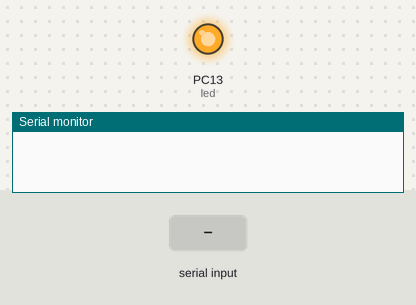
Bench run of a sketch on a simulated STM32 Blue Pill. Parts: output pins drawn as LEDs (lit = HIGH), the last lines printed to the serial monitor. Inputs (shaded band) come from the test bench.

Above: at 1.2 s.
1.3 s: "1<" received over the second serial link
At 1.7 s:
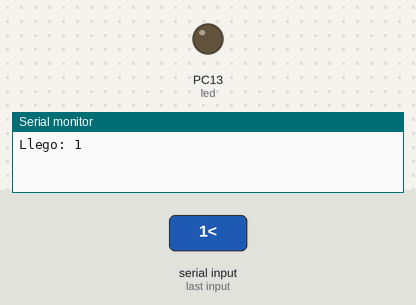
Timing chart, 0 to 4.3 s (numbered marks = the images above; inputs shaded):
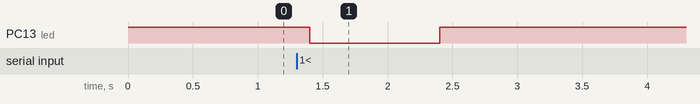

Measured:
- after the input at 1.3 s, PC13 (led): HIGH → LOW after 0.10 s, → HIGH 1.0 s later

The sketch:

testecom_stm.ino
```cpp
// conexiones para stm
//A9 >> DI (TX)
//A10 >> RO (RX)
//Re >> De >> GND Receptor
// Usar 5v no MAX485
#define led PC13

void setup() {
  Serial.begin(9600);
  Serial.setTimeout(100);
  Serial1.begin(9600);
  Serial1.setTimeout(100);
  pinMode(led, OUTPUT);
  digitalWrite(led, HIGH);
}

void loop() {
  if(Serial1.available() != 0){
    String rec = Serial1.readStringUntil('<');
    Serial.readString();
    Serial.print("Llego: ");
    Serial.println(rec);
    blink_led();
   }
}

void blink_led(){
  digitalWrite(led, 0);
  delay(1000);
  digitalWrite(led, 1);
  delay(1000);
}
```
